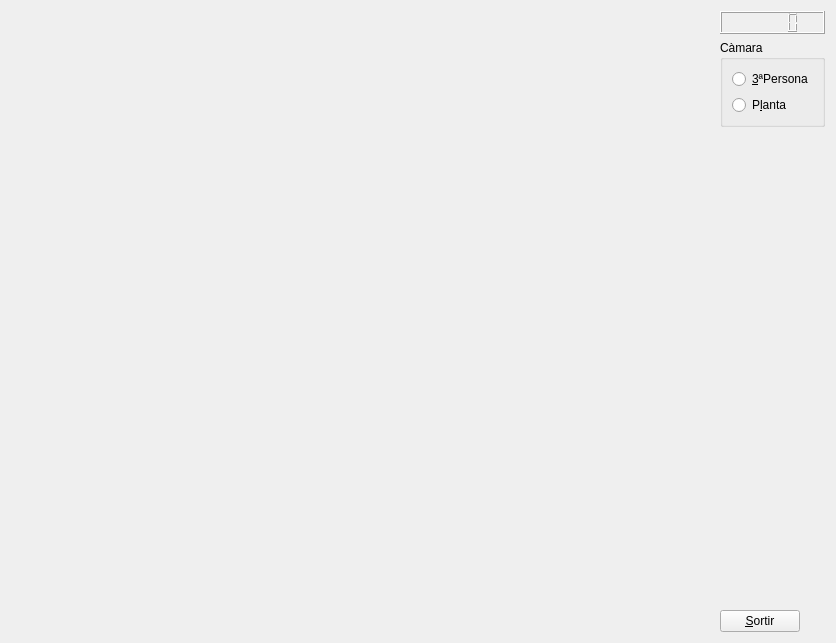
<?xml version="1.0" encoding="UTF-8"?>
<ui version="4.0">
 <class>MyForm</class>
 <widget class="QWidget" name="MyForm">
  <property name="geometry">
   <rect>
    <x>0</x>
    <y>0</y>
    <width>836</width>
    <height>643</height>
   </rect>
  </property>
  <property name="windowTitle">
   <string>Form</string>
  </property>
  <layout class="QHBoxLayout" name="horizontalLayout">
   <item>
    <widget class="MyGLWidget" name="widget" native="true">
     <property name="sizePolicy">
      <sizepolicy hsizetype="Expanding" vsizetype="Expanding">
       <horstretch>0</horstretch>
       <verstretch>0</verstretch>
      </sizepolicy>
     </property>
    </widget>
   </item>
   <item>
    <layout class="QVBoxLayout" name="verticalLayout">
     <item>
      <widget class="QLCDNumber" name="lcdNumber"/>
     </item>
     <item>
      <widget class="QGroupBox" name="groupBox">
       <property name="title">
        <string>Càmara</string>
       </property>
       <layout class="QVBoxLayout" name="verticalLayout_2">
        <item>
         <widget class="QRadioButton" name="radioButton">
          <property name="text">
           <string>&amp;3ªPersona</string>
          </property>
         </widget>
        </item>
        <item>
         <widget class="QRadioButton" name="radioButton_2">
          <property name="text">
           <string>P&amp;lanta</string>
          </property>
         </widget>
        </item>
       </layout>
      </widget>
     </item>
     <item>
      <spacer name="verticalSpacer">
       <property name="orientation">
        <enum>Qt::Vertical</enum>
       </property>
       <property name="sizeHint" stdset="0">
        <size>
         <width>20</width>
         <height>40</height>
        </size>
       </property>
      </spacer>
     </item>
     <item>
      <widget class="QPushButton" name="pushButton">
       <property name="sizePolicy">
        <sizepolicy hsizetype="Fixed" vsizetype="Fixed">
         <horstretch>0</horstretch>
         <verstretch>0</verstretch>
        </sizepolicy>
       </property>
       <property name="text">
        <string>&amp;Sortir</string>
       </property>
      </widget>
     </item>
    </layout>
   </item>
  </layout>
 </widget>
 <customwidgets>
  <customwidget>
   <class>MyGLWidget</class>
   <extends>QWidget</extends>
   <header>MyGLWidget.h</header>
   <container>1</container>
   <slots>
    <signal>sig_gol(int)</signal>
    <slot>canviCamara()</slot>
    <slot>cam1()</slot>
    <slot>cam2()</slot>
   </slots>
  </customwidget>
 </customwidgets>
 <resources/>
 <connections>
  <connection>
   <sender>pushButton</sender>
   <signal>clicked()</signal>
   <receiver>MyForm</receiver>
   <slot>close()</slot>
   <hints>
    <hint type="sourcelabel">
     <x>533</x>
     <y>718</y>
    </hint>
    <hint type="destinationlabel">
     <x>571</x>
     <y>529</y>
    </hint>
   </hints>
  </connection>
  <connection>
   <sender>widget</sender>
   <signal>sig_gol(int)</signal>
   <receiver>lcdNumber</receiver>
   <slot>display(int)</slot>
   <hints>
    <hint type="sourcelabel">
     <x>442</x>
     <y>91</y>
    </hint>
    <hint type="destinationlabel">
     <x>564</x>
     <y>29</y>
    </hint>
   </hints>
  </connection>
  <connection>
   <sender>radioButton_2</sender>
   <signal>clicked()</signal>
   <receiver>widget</receiver>
   <slot>cam1()</slot>
   <hints>
    <hint type="sourcelabel">
     <x>509</x>
     <y>114</y>
    </hint>
    <hint type="destinationlabel">
     <x>422</x>
     <y>207</y>
    </hint>
   </hints>
  </connection>
  <connection>
   <sender>radioButton</sender>
   <signal>clicked()</signal>
   <receiver>widget</receiver>
   <slot>cam2()</slot>
   <hints>
    <hint type="sourcelabel">
     <x>528</x>
     <y>83</y>
    </hint>
    <hint type="destinationlabel">
     <x>430</x>
     <y>168</y>
    </hint>
   </hints>
  </connection>
 </connections>
</ui>
